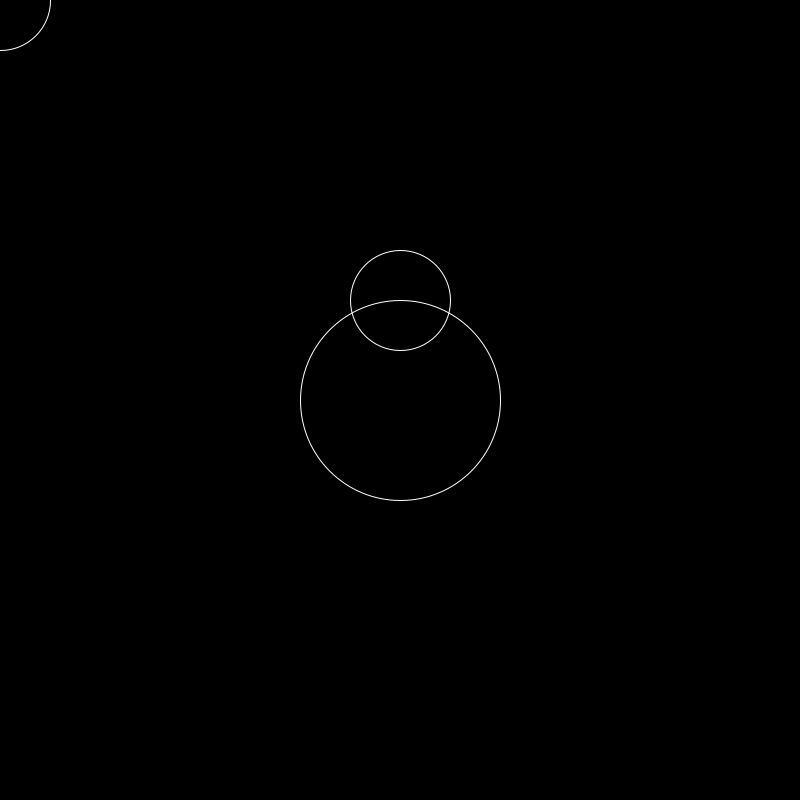
Frame 1 (no input)
Frame 60 (the mouse pressed at the canvas centre just before this capture): identical to frame 1, image omitted
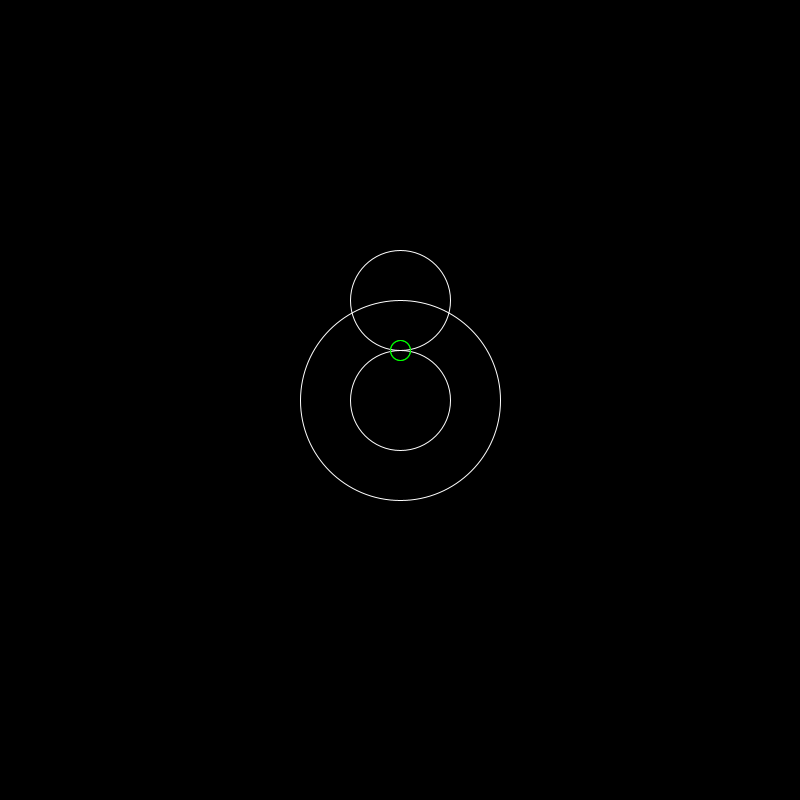
Frame 120 (the mouse held since frame 60 and released just before this capture)

The Processing sketch that drew these frames (run headless with seeded random() and noise(); from frame 60 on, the mouse is pressed at the canvas centre):

// Processing sketch: CircleIntersectionStudy
// ── CircleIntersectionStudy.pde
// =============================================================================
//
// Copyright (c) 2014 Christopher Baker <http://christopherbaker.net>
//
// Permission is hereby granted, free of charge, to any person obtaining a copy
// of this software and associated documentation files (the "Software"), to deal
// in the Software without restriction, including without limitation the rights
// to use, copy, modify, merge, publish, distribute, sublicense, and/or sell
// copies of the Software, and to permit persons to whom the Software is
// furnished to do so, subject to the following conditions:
//
// The above copyright notice and this permission notice shall be included in
// all copies or substantial portions of the Software.
//
// THE SOFTWARE IS PROVIDED "AS IS", WITHOUT WARRANTY OF ANY KIND, EXPRESS OR
// IMPLIED, INCLUDING BUT NOT LIMITED TO THE WARRANTIES OF MERCHANTABILITY,
// FITNESS FOR A PARTICULAR PURPOSE AND NONINFRINGEMENT. IN NO EVENT SHALL THE
// AUTHORS OR COPYRIGHT HOLDERS BE LIABLE FOR ANY CLAIM, DAMAGES OR OTHER
// LIABILITY, WHETHER IN AN ACTION OF CONTRACT, TORT OR OTHERWISE, ARISING FROM,
// OUT OF OR IN CONNECTION WITH THE SOFTWARE OR THE USE OR OTHER DEALINGS IN
// THE SOFTWARE.
//
// =============================================================================

Circle a;
Circle b;
Circle c;

void setup()
{
  size(800, 800);

  float padding = 300;
  float radius = (height - padding * 2.0) / 2.0;

  a = new Circle(new PVector(height / 2.0, padding + radius), radius); 
  b = new Circle(new PVector(height / 2.0, padding + radius), radius / 2);
  c = new Circle(new PVector(height / 2.0, padding), radius / 2);
}

void draw()
{
  background(0);

  b.x = mouseX;
  b.y = mouseY;
  
  noFill();
  stroke(255);

  // Draw our two large circles.
  ellipse(a.x, a.y, a.getRadius() * 2, a.getRadius() * 2);
  ellipse(b.x, b.y, b.getRadius() * 2, b.getRadius() * 2);
  ellipse(c.x, c.y, b.getRadius() * 2, c.getRadius() * 2);

  // Calculate our intersections.
  PVector[] intersectionsAB = a.getIntersectionsWith(b);

  // If there are any intersections, then draw them.
  if (intersectionsAB != null)
  {
    stroke(255, 255, 0);
    ellipse(intersectionsAB[0].x, intersectionsAB[0].y, 20, 20);
    ellipse(intersectionsAB[1].x, intersectionsAB[1].y, 20, 20);
  }
  
    // Calculate our intersections.
  PVector[] intersectionsBC = b.getIntersectionsWith(c);

  // If there are any intersections, then draw them.
  if (intersectionsBC != null)
  {
    stroke(0, 255, 0);
    ellipse(intersectionsBC[0].x, intersectionsBC[0].y, 20, 20);
    ellipse(intersectionsBC[1].x, intersectionsBC[1].y, 20, 20);
  }

}


// ── Circle.pde
public class Circle extends PVector
{
  float _radius;

  public Circle(PVector position, float radius)
  {
    super(position.x, position.y, position.z);
    _radius = radius;
  }

  void setRadius(float radius)
  {
    _radius = radius;
  }

  float getRadius()
  {
    return _radius;
  }

  // Returns null if there are no intersections.
  // Otherwise, returns an array of two PVectors.
  public PVector[] getIntersectionsWith(Circle other)
  {
    // Reference http://paulbourke.net/geometry/circlesphere/tvoght.c
    float x0 = x;
    float y0 = y;

    float x1 = other.x;
    float y1 = other.y;

    float r0 = _radius;
    float r1 = other._radius;

    float a, dx, dy, d, h, rx, ry;
    float x2, y2;

    // dx and dy are the vertical and horizontal distances between
    // the circle centers.
    dx = x1 - x0;
    dy = y1 - y0;

    // Determine the straight-line distance between the centers.
    d = (float)Math.hypot(dx, dy);

    // Check for solvability. 
    if (d > (r0 + r1))
    {
      // no solution. circles do not intersect. 
      return null;
    }
    if (d < abs(r0 - r1))
    {
      // no solution. one circle is contained in the other 
      return null;
    }

    // 'point 2' is the point where the line through the circle
    //  intersection points crosses the line between the circle
    //  centers.  
 
    // Determine the distance from point 0 to point 2. 
    a = ((r0*r0) - (r1*r1) + (d*d)) / (2.0 * d) ;

    // Determine the coordinates of point 2.
    x2 = x0 + (dx * a/d);
    y2 = y0 + (dy * a/d);

    // Determine the distance from point 2 to either of the intersection points.
    h = sqrt((r0*r0) - (a*a));

    // Now determine the offsets of the intersection points from point 2.
    rx = -dy * (h/d);
    ry = dx * (h/d);

    PVector[] intersections = new PVector[2];

    intersections[0] = new PVector(x2 + rx, y2 + ry);
    intersections[1] = new PVector(x2 - rx, y2 - ry);

    return intersections;

  }
}
